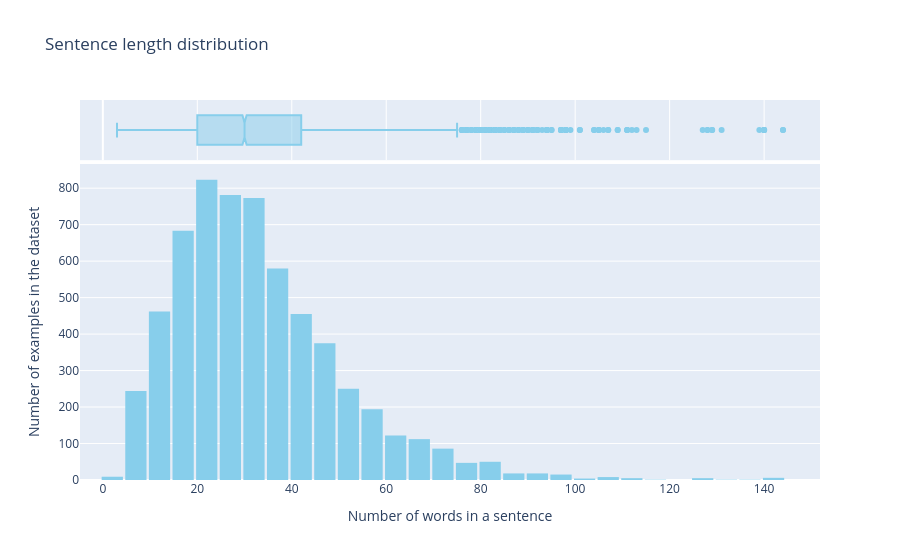

Notebook cell for this chart:
### Markdown cell above
### **Length and counts**

### Code cell
import plotly.express as px

df['context_words'] = df['context'].apply(lambda x: len(str(x).split()))
df['fragment_words'] = df['fragment'].apply(lambda x: len(str(x).split()))

fig = px.histogram(
    df, 
    x="context_words", 
    nbins=50,
    title='Sentence length distribution',
    labels={'context_words': 'Number of words', 'count': 'Number of sentences'},
    color_discrete_sequence=['skyblue'],
    marginal="box" 
)

fig.update_layout(
    bargap=0.1,
    xaxis_title="Number of words in a sentence",
    yaxis_title="Number of examples in the dataset"
)

fig.show()

### Figure 1 — Plotly figure (JSON) as saved in the notebook; plotly's stock layout.template omitted (floating-point values rounded to 4 significant figures; data arrays with more than 128 entries replaced by an {"elided": "..."} marker saying what was removed)
{"data": [{"bingroup": "x", "hovertemplate": "Number of words=%{x}<br>count=%{y}<extra></extra>", "legendgroup": "", "marker": {"color": "skyblue", "pattern": {"shape": ""}}, "name": "", "nbinsx": 50, "orientation": "v", "showlegend": false, "type": "histogram", "x": {"elided": "6128 int values"}, "xaxis": "x", "yaxis": "y"}, {"hovertemplate": "Number of words=%{x}<extra></extra>", "legendgroup": "", "marker": {"color": "skyblue"}, "name": "", "notched": true, "showlegend": false, "type": "box", "x": {"elided": "6128 int values"}, "xaxis": "x2", "yaxis": "y2"}], "layout": {"bargap": 0.1, "barmode": "relative", "legend": {"tracegroupgap": 0}, "title": {"text": "Sentence length distribution"}, "xaxis": {"anchor": "y", "domain": [0, 1], "title": {"text": "Number of words in a sentence"}}, "xaxis2": {"anchor": "y2", "domain": [0, 1], "matches": "x", "showgrid": true, "showticklabels": false}, "yaxis": {"anchor": "x", "domain": [0, 0.8316], "title": {"text": "Number of examples in the dataset"}}, "yaxis2": {"anchor": "x2", "domain": [0.8416, 1], "matches": "y2", "showgrid": false, "showline": false, "showticklabels": false, "ticks": ""}}}
